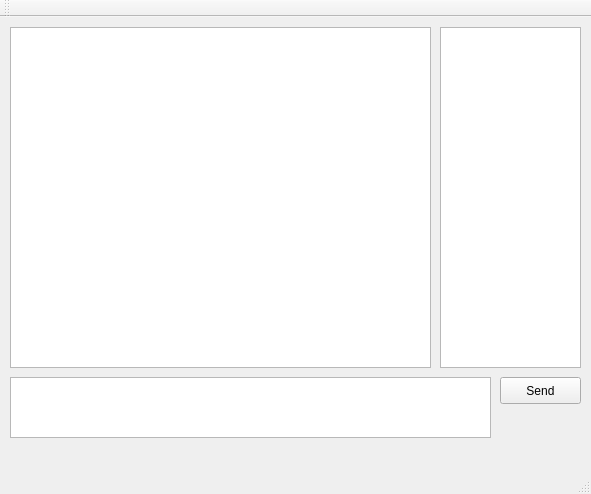
<?xml version="1.0" encoding="UTF-8"?>
<ui version="4.0">
 <class>MainWindow</class>
 <widget class="QMainWindow" name="MainWindow">
  <property name="geometry">
   <rect>
    <x>0</x>
    <y>0</y>
    <width>591</width>
    <height>494</height>
   </rect>
  </property>
  <property name="windowTitle">
   <string>MainWindow</string>
  </property>
  <widget class="QWidget" name="centralWidget">
   <widget class="QPushButton" name="sendButton">
    <property name="geometry">
     <rect>
      <x>500</x>
      <y>360</y>
      <width>81</width>
      <height>27</height>
     </rect>
    </property>
    <property name="text">
     <string>Send</string>
    </property>
   </widget>
   <widget class="QTextEdit" name="inputTextEdit">
    <property name="geometry">
     <rect>
      <x>10</x>
      <y>360</y>
      <width>481</width>
      <height>61</height>
     </rect>
    </property>
   </widget>
   <widget class="QListWidget" name="displayListWidget">
    <property name="geometry">
     <rect>
      <x>10</x>
      <y>10</y>
      <width>421</width>
      <height>341</height>
     </rect>
    </property>
   </widget>
   <widget class="QListWidget" name="usersListWidget">
    <property name="geometry">
     <rect>
      <x>440</x>
      <y>10</y>
      <width>141</width>
      <height>341</height>
     </rect>
    </property>
   </widget>
  </widget>
  <widget class="QMenuBar" name="menuBar">
   <property name="geometry">
    <rect>
     <x>0</x>
     <y>0</y>
     <width>591</width>
     <height>27</height>
    </rect>
   </property>
  </widget>
  <widget class="QToolBar" name="mainToolBar">
   <attribute name="toolBarArea">
    <enum>TopToolBarArea</enum>
   </attribute>
   <attribute name="toolBarBreak">
    <bool>false</bool>
   </attribute>
  </widget>
  <widget class="QStatusBar" name="statusBar"/>
 </widget>
 <layoutdefault spacing="6" margin="11"/>
 <resources/>
 <connections/>
</ui>
